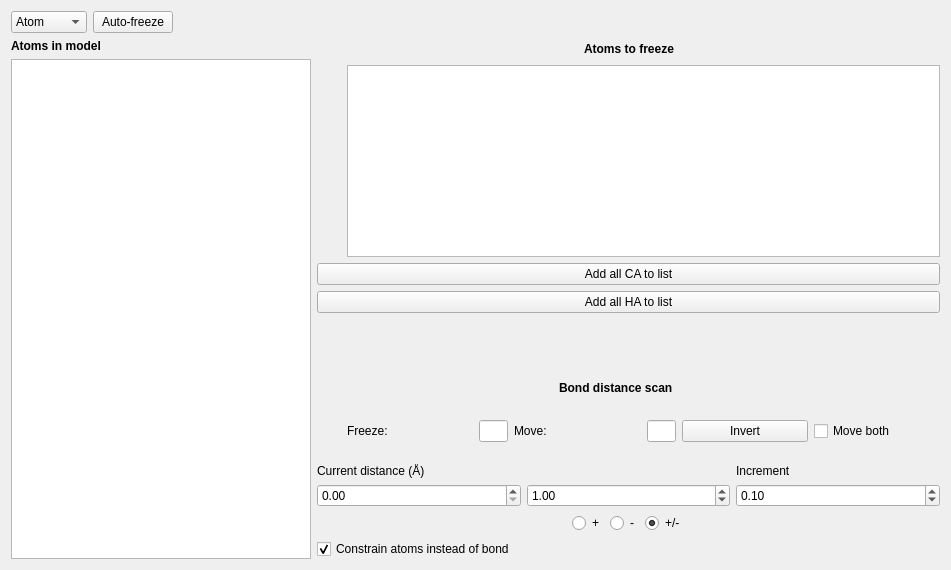
      <widget class="QWidget" name="tab_freeze">
       <attribute name="title">
        <string>Constraints</string>
       </attribute>
       <layout class="QGridLayout" name="gridLayout_8">
        <item row="4" column="1">
         <spacer name="verticalSpacer_4">
          <property name="orientation">
           <enum>Qt::Vertical</enum>
          </property>
          <property name="sizeHint" stdset="0">
           <size>
            <width>20</width>
            <height>40</height>
           </size>
          </property>
         </spacer>
        </item>
        <item row="1" column="1">
         <layout class="QVBoxLayout" name="verticalLayout_7">
          <item>
           <layout class="QGridLayout" name="gridLayout_5">
            <item row="0" column="1">
             <widget class="QLabel" name="label_2">
              <property name="font">
               <font>
                <weight>75</weight>
                <bold>true</bold>
               </font>
              </property>
              <property name="text">
               <string>Atoms to freeze</string>
              </property>
             </widget>
            </item>
            <item row="0" column="0">
             <spacer name="horizontalSpacer_7">
              <property name="orientation">
               <enum>Qt::Horizontal</enum>
              </property>
              <property name="sizeHint" stdset="0">
               <size>
                <width>40</width>
                <height>20</height>
               </size>
              </property>
             </spacer>
            </item>
            <item row="0" column="2">
             <spacer name="horizontalSpacer_11">
              <property name="orientation">
               <enum>Qt::Horizontal</enum>
              </property>
              <property name="sizeHint" stdset="0">
               <size>
                <width>40</width>
                <height>20</height>
               </size>
              </property>
             </spacer>
            </item>
           </layout>
          </item>
          <item>
           <layout class="QGridLayout" name="gridLayout_2">
            <item row="0" column="1" rowspan="4">
             <widget class="QListWidget" name="list_freeze_atoms">
              <property name="minimumSize">
               <size>
                <width>150</width>
                <height>0</height>
               </size>
              </property>
              <property name="maximumSize">
               <size>
                <width>16777215</width>
                <height>16777215</height>
               </size>
              </property>
              <property name="font">
               <font>
                <family>Courier</family>
                <pointsize>11</pointsize>
               </font>
              </property>
              <property name="styleSheet">
               <string notr="true">border 2px solid rgb(143, 23, 119)</string>
              </property>
             </widget>
            </item>
            <item row="1" column="0">
             <widget class="QPushButton" name="button_add_freeze">
              <property name="minimumSize">
               <size>
                <width>24</width>
                <height>24</height>
               </size>
              </property>
              <property name="maximumSize">
               <size>
                <width>24</width>
                <height>24</height>
               </size>
              </property>
              <property name="styleSheet">
               <string notr="true">QPushButton {
	background-color: rgb(143, 23, 119);
  	color: white;

}

QPushButton:hover
{
   	background-color:rgb(143, 23, 119);

	border-style: outset;
	border-width: 0px;
	border-radius:10px;

	
	/*border-color: rgb(12, 103, 213);*/
}
QPushButton:pressed
{
   	/*background-color:rgb(17, 145, 255);
	color: black*/
	background-color: rgb(42, 42, 42);
}</string>
              </property>
              <property name="text">
               <string/>
              </property>
              <property name="icon">
               <iconset>
                <normaloff>:/24x24/resources/icons/arrow-plus.png</normaloff>:/24x24/resources/icons/arrow-plus.png</iconset>
              </property>
              <property name="iconSize">
               <size>
                <width>24</width>
                <height>24</height>
               </size>
              </property>
              <property name="flat">
               <bool>true</bool>
              </property>
             </widget>
            </item>
            <item row="2" column="0">
             <widget class="QPushButton" name="button_delete_freeze">
              <property name="minimumSize">
               <size>
                <width>24</width>
                <height>24</height>
               </size>
              </property>
              <property name="maximumSize">
               <size>
                <width>24</width>
                <height>24</height>
               </size>
              </property>
              <property name="styleSheet">
               <string notr="true">QPushButton {
	background-color: rgb(143, 23, 119);
  	color: white;

}

QPushButton:hover
{
   	background-color:rgb(143, 23, 119);

	border-style: outset;
	border-width: 0px;
	border-radius:10px;

	
	/*border-color: rgb(12, 103, 213);*/
}
QPushButton:pressed
{
   	/*background-color:rgb(17, 145, 255);
	color: black*/
	background-color: rgb(42, 42, 42);
}</string>
              </property>
              <property name="text">
               <string/>
              </property>
              <property name="icon">
               <iconset>
                <normaloff>:/24x24/resources/icons/arrow-minus.png</normaloff>:/24x24/resources/icons/arrow-minus.png</iconset>
              </property>
              <property name="iconSize">
               <size>
                <width>24</width>
                <height>24</height>
               </size>
              </property>
              <property name="flat">
               <bool>true</bool>
              </property>
             </widget>
            </item>
            <item row="3" column="0">
             <spacer name="verticalSpacer_2">
              <property name="orientation">
               <enum>Qt::Vertical</enum>
              </property>
              <property name="sizeHint" stdset="0">
               <size>
                <width>21</width>
                <height>13</height>
               </size>
              </property>
             </spacer>
            </item>
            <item row="0" column="0">
             <spacer name="verticalSpacer">
              <property name="orientation">
               <enum>Qt::Vertical</enum>
              </property>
              <property name="sizeHint" stdset="0">
               <size>
                <width>20</width>
                <height>40</height>
               </size>
              </property>
             </spacer>
            </item>
           </layout>
          </item>
         </layout>
        </item>
        <item row="1" column="0" rowspan="7">
         <layout class="QGridLayout" name="gridLayout_4">
          <item row="1" column="0">
           <widget class="QListWidget" name="list_model">
            <property name="minimumSize">
             <size>
              <width>300</width>
              <height>500</height>
             </size>
            </property>
            <property name="font">
             <font>
              <family>Courier</family>
              <pointsize>11</pointsize>
             </font>
            </property>
            <property name="styleSheet">
             <string notr="true">border 2px solid rgb(143, 23, 119);

</string>
            </property>
           </widget>
          </item>
          <item row="0" column="0">
           <widget class="QLabel" name="label">
            <property name="font">
             <font>
              <weight>75</weight>
              <bold>true</bold>
             </font>
            </property>
            <property name="text">
             <string>Atoms in model</string>
            </property>
           </widget>
          </item>
         </layout>
        </item>
        <item row="5" column="1">
         <layout class="QHBoxLayout" name="horizontalLayout_4">
          <item>
           <spacer name="horizontalSpacer_14">
            <property name="orientation">
             <enum>Qt::Horizontal</enum>
            </property>
            <property name="sizeHint" stdset="0">
             <size>
              <width>242</width>
              <height>20</height>
             </size>
            </property>
           </spacer>
          </item>
          <item>
           <widget class="QLabel" name="label_27">
            <property name="font">
             <font>
              <weight>75</weight>
              <bold>true</bold>
             </font>
            </property>
            <property name="text">
             <string>Bond distance scan</string>
            </property>
           </widget>
          </item>
          <item>
           <spacer name="horizontalSpacer_16">
            <property name="orientation">
             <enum>Qt::Horizontal</enum>
            </property>
            <property name="sizeHint" stdset="0">
             <size>
              <width>267</width>
              <height>20</height>
             </size>
            </property>
           </spacer>
          </item>
         </layout>
        </item>
        <item row="6" column="1">
         <layout class="QHBoxLayout" name="horizontalLayout_6">
          <item>
           <layout class="QVBoxLayout" name="verticalLayout_8">
            <item>
             <widget class="QPushButton" name="button_add_scan">
              <property name="minimumSize">
               <size>
                <width>24</width>
                <height>24</height>
               </size>
              </property>
              <property name="maximumSize">
               <size>
                <width>24</width>
                <height>24</height>
               </size>
              </property>
              <property name="styleSheet">
               <string notr="true">QPushButton {
	background-color: rgb(143, 23, 119);
  	color: white;

}

QPushButton:hover
{
   	background-color:rgb(143, 23, 119);

	border-style: outset;
	border-width: 0px;
	border-radius:10px;

	
	/*border-color: rgb(12, 103, 213);*/
}
QPushButton:pressed
{
   	/*background-color:rgb(17, 145, 255);
	color: black*/
	background-color: rgb(42, 42, 42);
}</string>
              </property>
              <property name="text">
               <string/>
              </property>
              <property name="icon">
               <iconset>
                <normaloff>:/24x24/resources/icons/arrow-plus.png</normaloff>:/24x24/resources/icons/arrow-plus.png</iconset>
              </property>
              <property name="iconSize">
               <size>
                <width>24</width>
                <height>24</height>
               </size>
              </property>
              <property name="flat">
               <bool>true</bool>
              </property>
             </widget>
            </item>
            <item>
             <widget class="QPushButton" name="button_delete_scan">
              <property name="minimumSize">
               <size>
                <width>24</width>
                <height>24</height>
               </size>
              </property>
              <property name="maximumSize">
               <size>
                <width>24</width>
                <height>24</height>
               </size>
              </property>
              <property name="styleSheet">
               <string notr="true">QPushButton {
	background-color: rgb(143, 23, 119);
  	color: white;

}

QPushButton:hover
{
   	background-color:rgb(143, 23, 119);

	border-style: outset;
	border-width: 0px;
	border-radius:10px;

	
	/*border-color: rgb(12, 103, 213);*/
}
QPushButton:pressed
{
   	/*background-color:rgb(17, 145, 255);
	color: black*/
	background-color: rgb(42, 42, 42);
}</string>
              </property>
              <property name="text">
               <string/>
              </property>
              <property name="icon">
               <iconset>
                <normaloff>:/24x24/resources/icons/arrow-minus.png</normaloff>:/24x24/resources/icons/arrow-minus.png</iconset>
              </property>
              <property name="iconSize">
               <size>
                <width>24</width>
                <height>24</height>
               </size>
              </property>
              <property name="flat">
               <bool>true</bool>
              </property>
             </widget>
            </item>
           </layout>
          </item>
          <item>
           <layout class="QHBoxLayout" name="horizontalLayout_3">
            <item>
             <widget class="QLabel" name="label_25">
              <property name="text">
               <string>Freeze:</string>
              </property>
             </widget>
            </item>
            <item>
             <widget class="QLineEdit" name="lineEdit_freeze">
              <property name="enabled">
               <bool>true</bool>
              </property>
              <property name="maximumSize">
               <size>
                <width>29</width>
                <height>16777215</height>
               </size>
              </property>
              <property name="text">
               <string/>
              </property>
              <property name="readOnly">
               <bool>true</bool>
              </property>
             </widget>
            </item>
            <item>
             <widget class="QLabel" name="label_26">
              <property name="text">
               <string>Move:</string>
              </property>
             </widget>
            </item>
            <item>
             <widget class="QLineEdit" name="lineEdit_move">
              <property name="enabled">
               <bool>true</bool>
              </property>
              <property name="maximumSize">
               <size>
                <width>29</width>
                <height>16777215</height>
               </size>
              </property>
              <property name="text">
               <string/>
              </property>
              <property name="readOnly">
               <bool>true</bool>
              </property>
             </widget>
            </item>
            <item>
             <widget class="QPushButton" name="button_invert">
              <property name="enabled">
               <bool>true</bool>
              </property>
              <property name="text">
               <string>Invert</string>
              </property>
             </widget>
            </item>
            <item>
             <widget class="QCheckBox" name="checkBox_moveboth">
              <property name="enabled">
               <bool>true</bool>
              </property>
              <property name="text">
               <string>Move both</string>
              </property>
             </widget>
            </item>
           </layout>
          </item>
         </layout>
        </item>
        <item row="7" column="1">
         <layout class="QVBoxLayout" name="verticalLayout_11">
          <item>
           <layout class="QGridLayout" name="gridLayout_3">
            <item row="0" column="0">
             <widget class="QLabel" name="label_23">
              <property name="font">
               <font>
                <weight>50</weight>
                <bold>false</bold>
               </font>
              </property>
              <property name="layoutDirection">
               <enum>Qt::LeftToRight</enum>
              </property>
              <property name="text">
               <string>Current distance (Å)</string>
              </property>
             </widget>
            </item>
            <item row="0" column="2">
             <widget class="QLabel" name="label_22">
              <property name="font">
               <font>
                <weight>50</weight>
                <bold>false</bold>
               </font>
              </property>
              <property name="text">
               <string>Increment</string>
              </property>
             </widget>
            </item>
            <item row="1" column="0">
             <widget class="QDoubleSpinBox" name="spinbox_radius"/>
            </item>
            <item row="1" column="1">
             <widget class="QDoubleSpinBox" name="spinbox_scan_pm">
              <property name="decimals">
               <number>2</number>
              </property>
              <property name="minimum">
               <double>-99.000000000000000</double>
              </property>
              <property name="maximum">
               <double>99.000000000000000</double>
              </property>
              <property name="singleStep">
               <double>0.100000000000000</double>
              </property>
              <property name="value">
               <double>1.000000000000000</double>
              </property>
             </widget>
            </item>
            <item row="1" column="2">
             <widget class="QDoubleSpinBox" name="spinbox_scan_increment">
              <property name="decimals">
               <number>2</number>
              </property>
              <property name="minimum">
               <double>0.010000000000000</double>
              </property>
              <property name="maximum">
               <double>99.989999999999995</double>
              </property>
              <property name="singleStep">
               <double>0.050000000000000</double>
              </property>
              <property name="value">
               <double>0.100000000000000</double>
              </property>
             </widget>
            </item>
           </layout>
          </item>
          <item>
           <layout class="QHBoxLayout" name="horizontalLayout_15">
            <item>
             <spacer name="horizontalSpacer_6">
              <property name="orientation">
               <enum>Qt::Horizontal</enum>
              </property>
              <property name="sizeHint" stdset="0">
               <size>
                <width>40</width>
                <height>20</height>
               </size>
              </property>
             </spacer>
            </item>
            <item>
             <widget class="QRadioButton" name="radioButton_plus">
              <property name="focusPolicy">
               <enum>Qt::NoFocus</enum>
              </property>
              <property name="text">
               <string>+</string>
              </property>
             </widget>
            </item>
            <item>
             <widget class="QRadioButton" name="radioButton_minus">
              <property name="focusPolicy">
               <enum>Qt::NoFocus</enum>
              </property>
              <property name="text">
               <string>-</string>
              </property>
             </widget>
            </item>
            <item>
             <widget class="QRadioButton" name="radioButton_both">
              <property name="focusPolicy">
               <enum>Qt::NoFocus</enum>
              </property>
              <property name="text">
               <string>+/-</string>
              </property>
              <property name="checked">
               <bool>true</bool>
              </property>
             </widget>
            </item>
            <item>
             <spacer name="horizontalSpacer_12">
              <property name="orientation">
               <enum>Qt::Horizontal</enum>
              </property>
              <property name="sizeHint" stdset="0">
               <size>
                <width>40</width>
                <height>20</height>
               </size>
              </property>
             </spacer>
            </item>
           </layout>
          </item>
          <item>
           <widget class="QCheckBox" name="checkBox_switchXB">
            <property name="enabled">
             <bool>true</bool>
            </property>
            <property name="autoFillBackground">
             <bool>false</bool>
            </property>
            <property name="text">
             <string>Constrain atoms instead of bond</string>
            </property>
            <property name="checked">
             <bool>true</bool>
            </property>
           </widget>
          </item>
         </layout>
        </item>
        <item row="0" column="0" colspan="2">
         <layout class="QHBoxLayout" name="horizontalLayout_5">
          <item>
           <widget class="QComboBox" name="comboBox_freezetype">
            <item>
             <property name="text">
              <string>Atom</string>
             </property>
            </item>
            <item>
             <property name="text">
              <string>Bond</string>
             </property>
            </item>
            <item>
             <property name="text">
              <string>Angle</string>
             </property>
            </item>
            <item>
             <property name="text">
              <string>Dihedral</string>
             </property>
            </item>
           </widget>
          </item>
          <item>
           <widget class="QPushButton" name="button_auto_freeze">
            <property name="text">
             <string>Auto-freeze</string>
            </property>
           </widget>
          </item>
          <item>
           <spacer name="horizontalSpacer">
            <property name="orientation">
             <enum>Qt::Horizontal</enum>
            </property>
            <property name="sizeHint" stdset="0">
             <size>
              <width>349</width>
              <height>20</height>
             </size>
            </property>
           </spacer>
          </item>
         </layout>
        </item>
        <item row="2" column="1">
         <widget class="QPushButton" name="pushButton_add_carbons_freeze">
          <property name="text">
           <string>Add all CA to list</string>
          </property>
         </widget>
        </item>
        <item row="3" column="1">
         <widget class="QPushButton" name="pushButton_add_hydrogens_freeze">
          <property name="text">
           <string>Add all HA to list</string>
          </property>
         </widget>
        </item>
       </layout>
      </widget>
